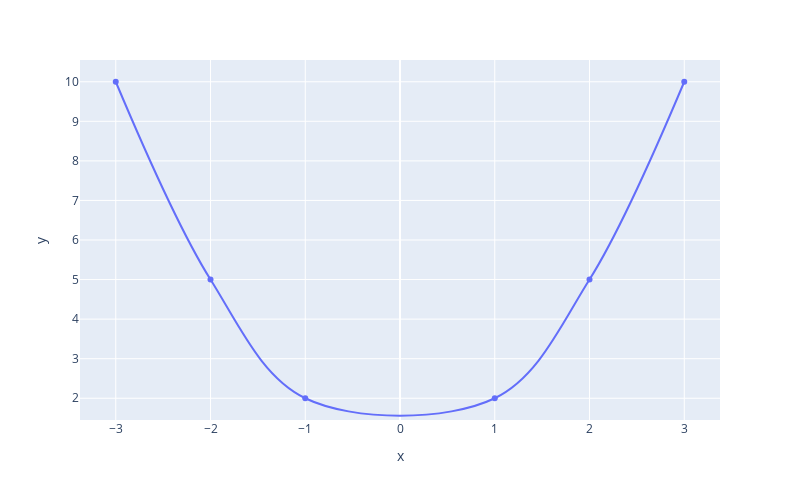

Write notebook code for a chart like this one.
### Code cell
px.line(x=dd.x,y=dd.y,line_shape='spline',width=800,height=500,markers=True)

### Figure 1 — Plotly figure (JSON) as saved in the notebook; plotly's stock layout.template omitted (floating-point values rounded to 4 significant figures)
{"data": [{"hovertemplate": "x=%{x}<br>y=%{y}<extra></extra>", "legendgroup": "", "line": {"color": "#636efa", "dash": "solid", "shape": "spline"}, "marker": {"symbol": "circle"}, "mode": "markers+lines", "name": "", "orientation": "v", "showlegend": false, "type": "scatter", "x": [-3, -2, -1, 1, 2, 3], "xaxis": "x", "y": [10, 5, 2, 2, 5, 10], "yaxis": "y"}], "layout": {"height": 500, "legend": {"tracegroupgap": 0}, "margin": {"t": 60}, "width": 800, "xaxis": {"anchor": "y", "autorange": true, "domain": [0, 1], "range": [-3.377, 3.377], "title": {"text": "x"}, "type": "linear"}, "yaxis": {"anchor": "x", "autorange": true, "domain": [0, 1], "range": [1.45, 10.55], "title": {"text": "y"}, "type": "linear"}}}
